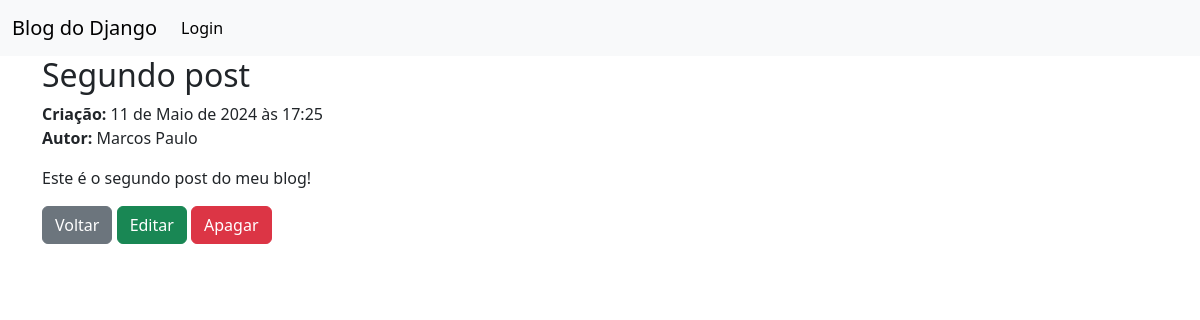
The app's page /post/2/ with its own data.
### blog/models.py (models this page shows, shortened)
class Post(models.Model):
    title = models.CharField(max_length=150)
    date = models.DateTimeField(auto_now=True)
    author = models.ForeignKey(
        settings.AUTH_USER_MODEL,
        on_delete=models.CASCADE,
    )
    content = models.TextField()

### blog/views.py (the view)
# urls.py: path('post/<int:pk>/', BlogDetailView.as_view(), name='post_detail'),
class BlogDetailView(DetailView):
    model = Post
    template_name = 'post_detail.html'

### templates/post_detail.html
{% extends "base.html" %}
{% block content %}
    <h2>{{post.title}}</h2>
    <p><b>Criação:</b> {{post.date}}<br/>
    <b>Autor:</b> {{post.author.first_name}}</p>
    <p>{{post.content}}</p>
    <p><a class="btn btn-secondary" href="{% url 'home' %}" role="button">Voltar</a>
       <a class="btn btn-success" href="{% url 'post_update' post.pk %}" role="button">Editar</a>
       <a class="btn btn-danger" href="{% url 'post_delete' post.pk %}" role="button">Apagar</a>
    </p>
{% endblock content %}

### records on screen
Post: title "Segundo post", date "11 de Maio de 2024 às 17:25", author.first_name "Marcos Paulo", content "Este é o segundo post do meu blog!"
